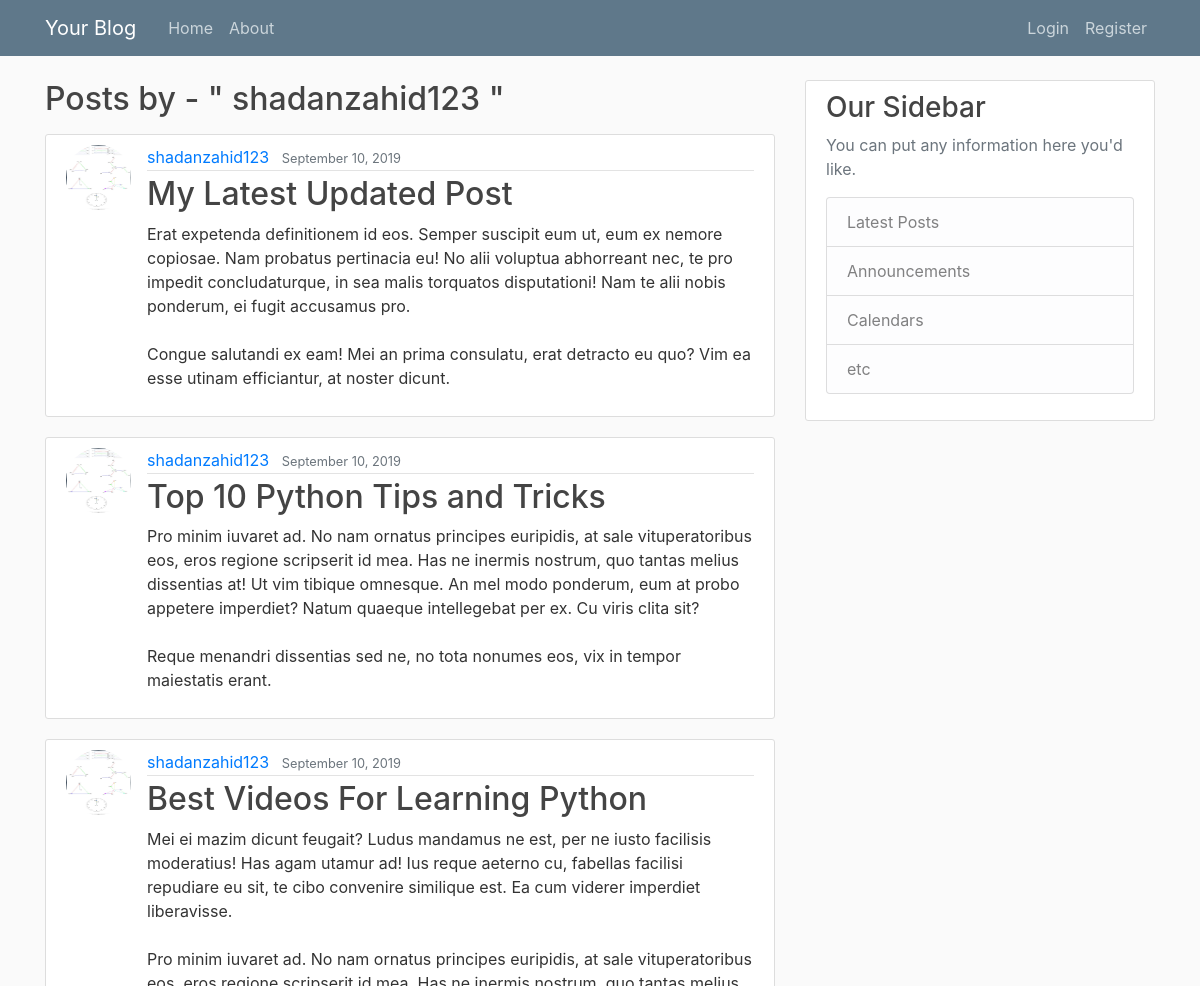
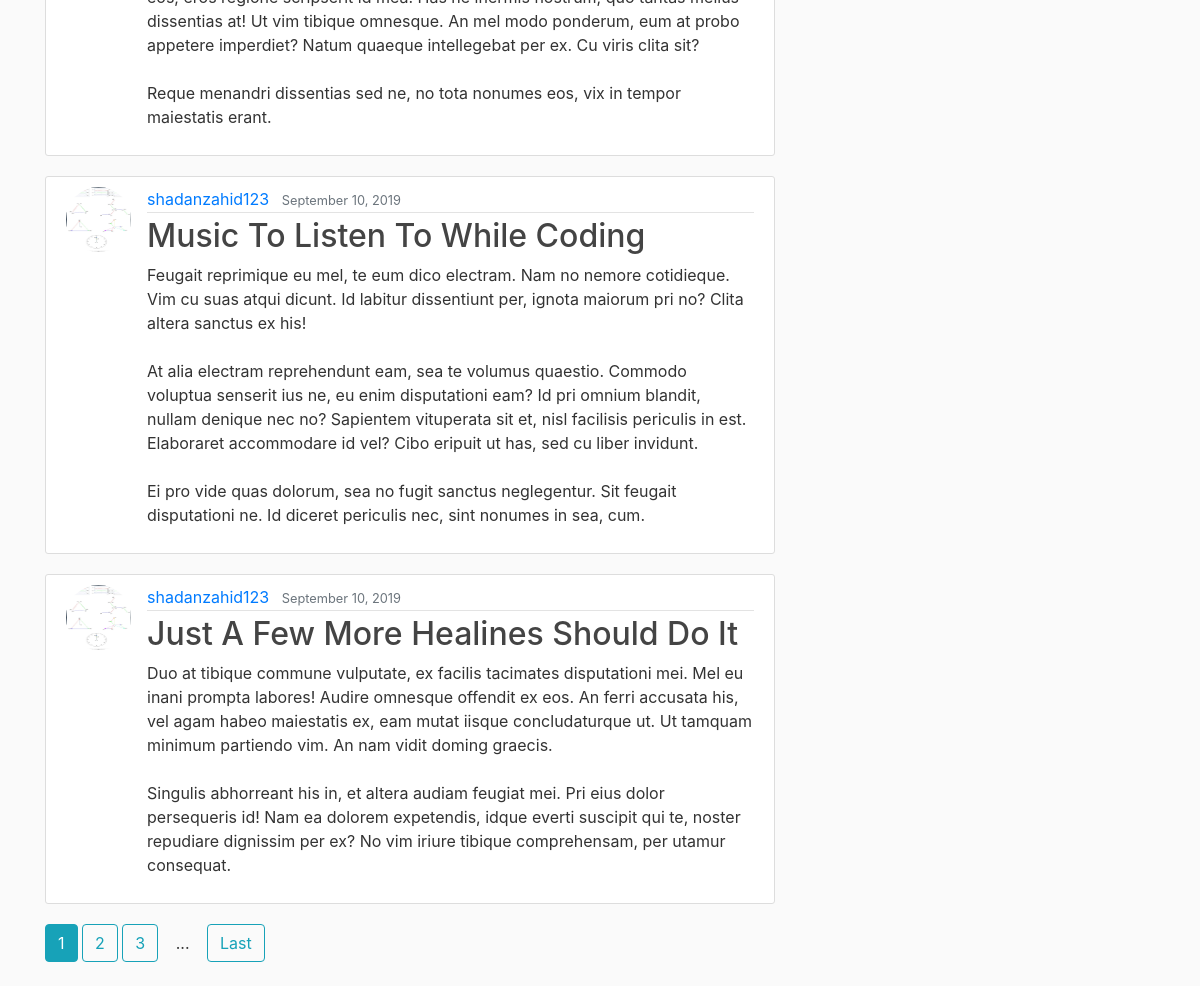
The app's page /user/shadanzahid123/ with its own data (2 pictures, top to bottom).
### blog/models.py (models this page shows, shortened)
class post(models.Model):
    title = models.CharField(max_length=100)
    content = models.TextField()
    date_posted = models.DateTimeField(default = timezone.now)
    author = models.ForeignKey(User , on_delete=models.CASCADE)

### users/models.py (models this page shows, shortened)
class profile(models.Model):
    user = models.OneToOneField(User , on_delete=models.CASCADE)
    image = models.ImageField(default='default.jpg' , upload_to='profile_pics')

### blog/views.py (the view)
# urls.py: path('user/<str:username>/', UserPostListView.as_view(),name='user-posts'),
class UserPostListView(ListView):
    model = post
    template_name='blog/user_post.html' #<app>/<model>_<viewtype>.html
    context_object_name = 'posts'
    paginate_by = 5
    def get_queryset(self):
        user = get_object_or_404(User,username=self.kwargs.get('username'))
        return post.objects.filter(author = user ).order_by('-date_posted')

### blog/templates/blog/user_post.html (shortened to what this page needs)
{% extends "blog/base.html" %}
{% block content %}
    <h2 class="mb-3">Posts by - " {{ view.kwargs.username }} "</h2>
    {%  for post in posts  %}
        <article class="media content-section">
            <img class="rounded-circle article-img" src="{{ post.author.profile.image.url }}">
            <div class="media-body">
            <div class="article-metadata">
                <a class="mr-2" href="{% url 'user-posts' post.author.username %}">{{ post.author }}</a>
                <small class="text-muted">{{ post.date_posted|date:"F d, Y" }}</small>
            </div>
            <h2><a class="article-title" href="{% url 'post-detail' post.id %}">{{ post.title }}</a></h2>
            <p class="article-content">{{ post.content }}</p>
            </div>
        </article>
    {% endfor %}
    {% if is_paginated %}
    <div class="centered">
        {% for num in page_obj.paginator.page_range %}
            {% if page_obj.number == num %}
            <a  class="btn btn-info mb-4" href="?page={{num}}">{{ num}}</a>
            {% elif num > page_obj.number|add:'-3' and num < page_obj.number|add:'3' %}
                <a  class="btn btn-outline-info mb-4" href="?page={{num}}">{{ num}}</a>
            {%endif%}
        {% endfor %}
        {% if page_obj.has_next %}
            <a  class="btn mb-4" >...</a>
            <a  class="btn btn-outline-info mb-4" href="?page={{ page_obj.paginator.num_pages }}">Last</a>
        {% endif %}
    </div>
    {% endif %}
{% endblock content%}

### blog/static/blog/main.css (style rules this page uses)
body { background: #fafafa; color: #333333; margin-top: 5rem; }
h1, h2, h3, h4, h5, h6 { color: #444444; }
.content-section { background: #ffffff; padding: 10px 20px; border: 1px solid #dddddd; border-radius: 3px; margin-bottom: 20px; }
.article-title { color: #444444; }
.article-content { white-space: pre-line; }
.article-img { height: 65px; width: 65px; margin-right: 16px; }
.article-metadata { padding-bottom: 1px; margin-bottom: 4px; border-bottom: 1px solid #e3e3e3 }

### records on screen
post: author.profile.image (picture), author "shadanzahid123", date_posted "September 10, 2019", title "My Latest Updated Post", content "Erat expetenda definitionem id eos. Semper suscipit eum ut, eum ex nemore copiosae. Nam probatus pertinacia eu! No alii voluptua abhorreant nec, te pro impedit concludaturque, in sea malis torquatos disputationi! Nam te alii nobis ponderum, ei fugit accusamus pro. Congue salutandi ex eam! Mei an prima consulatu, erat detracto eu quo? Vim ea esse utinam efficiantur, at noster dicunt."
post: author.profile.image (picture), author "shadanzahid123", date_posted "September 10, 2019", title "Top 10 Python Tips and Tricks", content "Pro minim iuvaret ad. No nam ornatus principes euripidis, at sale vituperatoribus eos, eros regione scripserit id mea. Has ne inermis nostrum, quo tantas melius dissentias at! Ut vim tibique omnesque. An mel modo ponderum, eum at probo appetere imperdiet? Natum quaeque intellegebat per ex. Cu viris clita sit? Reque menandri dissentias sed ne, no tota nonumes eos, vix in tempor maiestatis erant."
post: author.profile.image (picture), author "shadanzahid123", date_posted "September 10, 2019", title "Best Videos For Learning Python", content "Mei ei mazim dicunt feugait? Ludus mandamus ne est, per ne iusto facilisis moderatius! Has agam utamur ad! Ius reque aeterno cu, fabellas facilisi repudiare eu sit, te cibo convenire similique est. Ea cum viderer imperdiet liberavisse. Pro minim iuvaret ad. No nam ornatus principes euripidis, at sale vituperatoribus eos, eros regione scripserit id mea. Has ne inermis nostrum, quo tantas melius dissentias at! Ut vim tibique omnesque. An mel modo ponderum, eum at probo appetere imperdiet? Natum quaeque intellegebat per ex. Cu viris clita sit? Reque menandri dissentias sed ne, no tota nonumes eos, vix in tempor maiestatis erant."
post: author.profile.image (picture), author "shadanzahid123", date_posted "September 10, 2019", title "Music To Listen To While Coding", content "Feugait reprimique eu mel, te eum dico electram. Nam no nemore cotidieque. Vim cu suas atqui dicunt. Id labitur dissentiunt per, ignota maiorum pri no? Clita altera sanctus ex his! At alia electram reprehendunt eam, sea te volumus quaestio. Commodo voluptua senserit ius ne, eu enim disputationi eam? Id pri omnium blandit, nullam denique nec no? Sapientem vituperata sit et, nisl facilisis periculis in est. Elaboraret accommodare id vel? Cibo eripuit ut has, sed cu liber invidunt. Ei pro vide quas dolorum, sea no fugit sanctus neglegentur. Sit feugait disputationi ne. Id diceret periculis nec, sint nonumes in sea, cum."
post: author.profile.image (picture), author "shadanzahid123", date_posted "September 10, 2019", title "Just A Few More Healines Should Do It", content "Duo at tibique commune vulputate, ex facilis tacimates disputationi mei. Mel eu inani prompta labores! Audire omnesque offendit ex eos. An ferri accusata his, vel agam habeo maiestatis ex, eam mutat iisque concludaturque ut. Ut tamquam minimum partiendo vim. An nam vidit doming graecis. Singulis abhorreant his in, et altera audiam feugiat mei. Pri eius dolor persequeris id! Nam ea dolorem expetendis, idque everti suscipit qui te, noster repudiare dignissim per ex? No vim iriure tibique comprehensam, per utamur consequat."

### other values on screen
{{ view.kwargs.username }} "shadanzahid123"
{{ num }} "1"
{{ num }} "2" "3"
